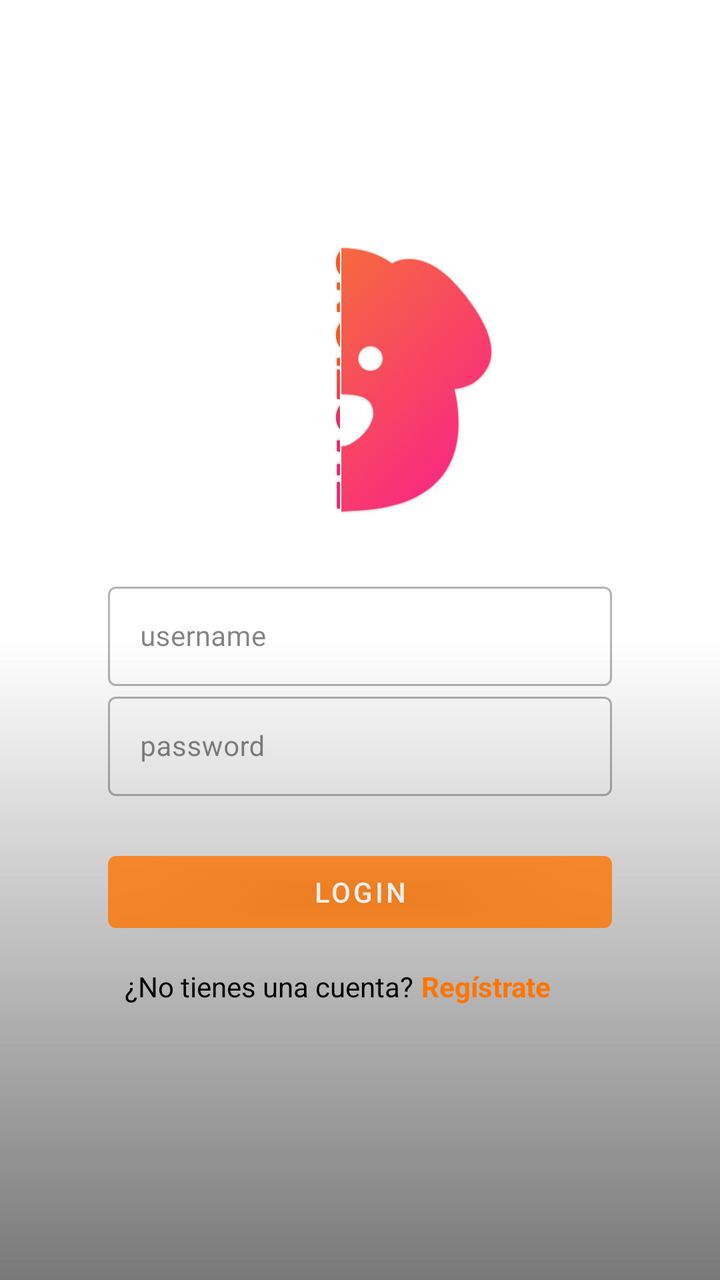
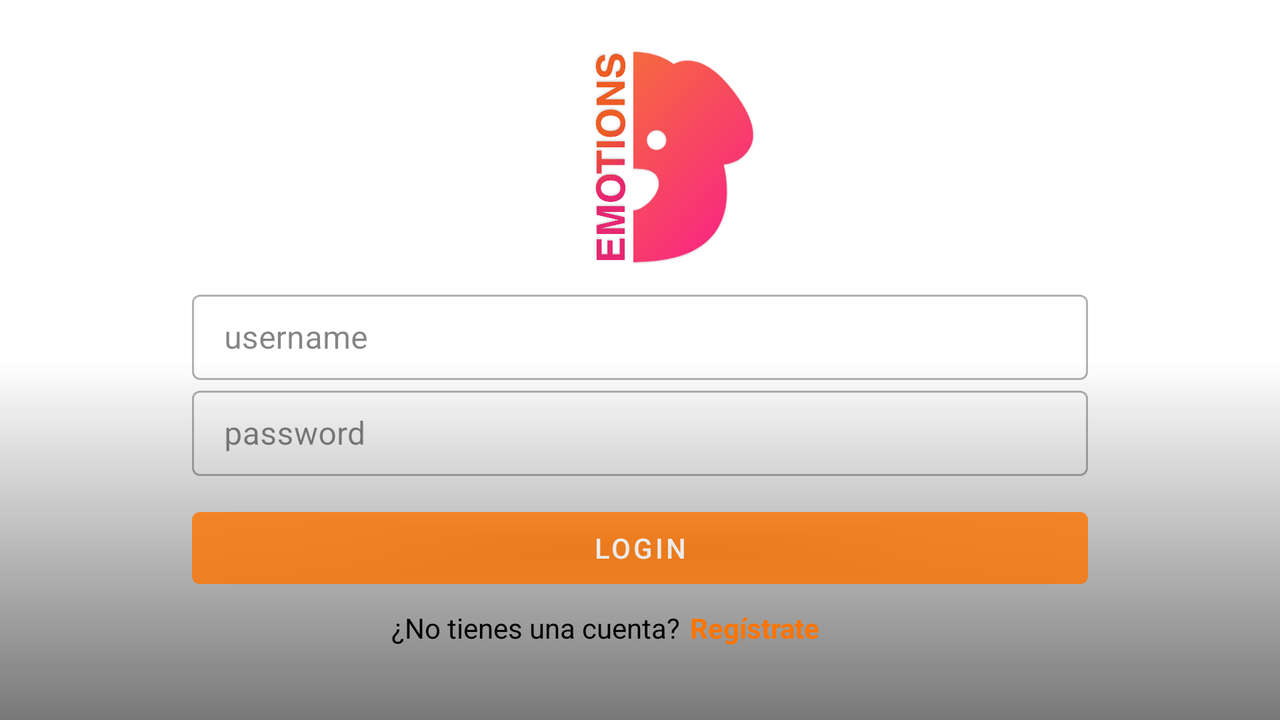

The same Android screen from two of the app's own layout files: first res/layout/ as a phone draws it, then the repository's variant for another configuration, drawn on a device whose configuration selects that folder. Both files follow.
<!-- AndroidManifest.xml: activity theme NoActionBar -->
<!-- res/layout/activity_login.xml -->
<?xml version="1.0" encoding="utf-8"?>
<androidx.constraintlayout.widget.ConstraintLayout xmlns:android="http://schemas.android.com/apk/res/android"
    xmlns:app="http://schemas.android.com/apk/res-auto"
    xmlns:tools="http://schemas.android.com/tools"
    android:layout_width="match_parent"
    android:layout_height="match_parent"
    tools:context=".LoginActivity">

    
    <VideoView
        android:id="@+id/back_login"
        android:layout_width="1000dp"
        android:layout_height="match_parent"
        app:layout_constraintBottom_toBottomOf="parent"
        app:layout_constraintEnd_toEndOf="parent"
        app:layout_constraintTop_toTopOf="parent"/>

    
    <View
        android:id="@+id/viewSplash"
        android:layout_width="match_parent"
        android:layout_height="match_parent"
        android:background="@drawable/scrim_login_signup"
        android:visibility="visible"
        app:layout_constraintBottom_toBottomOf="parent"
        app:layout_constraintEnd_toEndOf="parent"
        app:layout_constraintStart_toStartOf="parent"
        app:layout_constraintTop_toTopOf="parent" />


    
    <ImageView
        android:id="@+id/imageViewEmo"
        android:layout_width="225dp"
        android:layout_height="164dp"
        android:src="@drawable/mitad_emotions_circular"
        app:layout_constraintBottom_toBottomOf="parent"
        app:layout_constraintEnd_toEndOf="parent"
        app:layout_constraintHorizontal_bias="0.295"
        app:layout_constraintStart_toStartOf="parent"
        app:layout_constraintTop_toTopOf="parent"
        app:layout_constraintVertical_bias="0.225" />

    
    <ImageView
        android:id="@+id/imageViewDog"
        android:layout_width="212dp"
        android:layout_height="164dp"
        android:src="@drawable/mitad_dog_circular"
        app:layout_constraintBottom_toBottomOf="parent"
        app:layout_constraintEnd_toEndOf="parent"
        app:layout_constraintHorizontal_bias="0.728"
        app:layout_constraintStart_toStartOf="parent"
        app:layout_constraintTop_toTopOf="parent"
        app:layout_constraintVertical_bias="0.225" />

    
    <com.google.android.material.textfield.TextInputLayout
        android:id="@+id/usernameTIL"
        style="@style/Widget.MaterialComponents.TextInputLayout.OutlinedBox"
        android:layout_width="0dp"
        android:layout_height="55dp"
        android:alpha="0.8"
        android:hint="username"
        app:layout_constraintEnd_toEndOf="@id/guideLine2"
        app:layout_constraintStart_toStartOf="@id/guideLine"
        app:layout_constraintTop_toBottomOf="@+id/guideLineH">

        <com.google.android.material.textfield.TextInputEditText
            android:layout_width="match_parent"
            android:layout_height="wrap_content"
            android:textSize="14sp"
            android:inputType="text"/>
    </com.google.android.material.textfield.TextInputLayout>

    
    <com.google.android.material.textfield.TextInputLayout
        android:id="@+id/passwordTIL"
        style="@style/Widget.MaterialComponents.TextInputLayout.OutlinedBox"
        android:layout_width="0dp"
        android:layout_height="55dp"
        android:alpha="0.8"
        android:hint="password"
        app:layout_constraintEnd_toEndOf="@id/guideLine2"
        app:layout_constraintStart_toStartOf="@id/guideLine"
        app:layout_constraintTop_toBottomOf="@+id/usernameTIL">

        <com.google.android.material.textfield.TextInputEditText
            android:layout_width="match_parent"
            android:layout_height="wrap_content"
            android:textSize="14sp"
            android:inputType="textPassword" />

    </com.google.android.material.textfield.TextInputLayout>

    
    <com.google.android.material.button.MaterialButton
        android:id="@+id/bottomLogin"
        android:layout_width="0dp"
        android:layout_height="48dp"
        android:layout_marginTop="24dp"
        android:alpha="0.8"
        android:text="Login"
        style="@style/ButtonStraight"
        app:layout_constraintEnd_toEndOf="@id/guideLine2"
        app:layout_constraintHorizontal_bias="0.0"
        app:layout_constraintStart_toStartOf="@id/guideLine"
        app:layout_constraintTop_toBottomOf="@+id/passwordTIL">

    </com.google.android.material.button.MaterialButton>

    
    <androidx.constraintlayout.widget.Guideline
    android:id="@+id/guideLine"
    android:layout_width="wrap_content"
    android:layout_height="wrap_content"
    android:orientation="vertical"
    app:layout_constraintGuide_percent="0.15"
    ></androidx.constraintlayout.widget.Guideline>

    <androidx.constraintlayout.widget.Guideline
        android:id="@+id/guideLine2"
        android:layout_width="wrap_content"
        android:layout_height="wrap_content"
        android:orientation="vertical"
        app:layout_constraintGuide_percent="0.85"
        ></androidx.constraintlayout.widget.Guideline>

    <androidx.constraintlayout.widget.Guideline
        android:id="@+id/guideLineH"
        android:layout_width="wrap_content"
        android:layout_height="wrap_content"
        android:orientation="horizontal"
        app:layout_constraintGuide_percent="0.45"
        ></androidx.constraintlayout.widget.Guideline>

    <androidx.constraintlayout.widget.Guideline
        android:id="@+id/guideLineVideoL"
        android:layout_width="wrap_content"
        android:layout_height="wrap_content"
        android:orientation="vertical"
        app:layout_constraintGuide_percent="-0.70"></androidx.constraintlayout.widget.Guideline>

    <androidx.constraintlayout.widget.Guideline
        android:id="@+id/guideLineVideoR"
        android:layout_width="wrap_content"
        android:layout_height="wrap_content"
        android:orientation="vertical"
        app:layout_constraintGuide_percent="1.50"></androidx.constraintlayout.widget.Guideline>

    
    <TextView
        android:id="@+id/textRegistro"
        android:layout_width="wrap_content"
        android:layout_height="wrap_content"
        android:fontFamily="sans-serif"
        android:text="Regístrate"
        android:textColor="@color/colorAccent"
        android:textStyle="bold"
        app:layout_constraintBottom_toBottomOf="parent"
        app:layout_constraintEnd_toEndOf="@id/guideLine2"
        app:layout_constraintHorizontal_bias="0.837"
        app:layout_constraintStart_toStartOf="@id/guideLine"
        app:layout_constraintTop_toTopOf="parent"
        app:layout_constraintVertical_bias="0.779" />
    s
    <TextView
        android:id="@+id/textSinFuncion"
        android:layout_width="wrap_content"
        android:layout_height="wrap_content"
        android:fontFamily="sans-serif"
        android:text="¿No tienes una cuenta?"
        android:textColor="@color/black"
        app:layout_constraintBottom_toBottomOf="parent"
        app:layout_constraintEnd_toStartOf="@+id/textRegistro"
        app:layout_constraintHorizontal_bias="0.682"
        app:layout_constraintStart_toStartOf="@id/guideLine"
        app:layout_constraintTop_toTopOf="parent"
        app:layout_constraintVertical_bias="0.779" />

</androidx.constraintlayout.widget.ConstraintLayout>
<!-- resources referenced by this layout -->
<resources>
  <color name="black">#FF000000</color>
  <color name="colorAccent">#FF7400</color>
  <!-- drawable mitad_dog_circular: png bitmap (drawable-v24, 279041 bytes) -->
  <!-- drawable mitad_emotions_circular: png bitmap (drawable-v24, 278389 bytes) -->
  <!-- drawable scrim_login_signup (drawable-v24) -->
  <?xml version="1.0" encoding="utf-8"?>
  <shape android:shape="rectangle" xmlns:android="http://schemas.android.com/apk/res/android">
  <gradient
      android:angle="-90"
      android:startColor="#FFFFFFFF"
      android:centerColor="#ffFFFFFF"
      android:endColor="#0d000000"
      android:type="linear"/>
  </shape>
  <style name="ButtonStraight" parent="Widget.MaterialComponents.Button">
          <item name="backgroundTint">@color/statelist</item>
      </style>
  <style name="NoActionBar" parent="Theme.MaterialComponents.DayNight.NoActionBar">
          
          <item name="colorPrimary">@color/black</item>
          <item name="colorPrimaryVariant">@color/grey</item>
          <item name="colorOnPrimary">@color/white</item>
  
          
          <item name="colorSecondary">@color/teal_200</item>
          <item name="colorSecondaryVariant">@color/teal_700</item>
          <item name="colorOnSecondary">@color/black</item>
          
          <item name="android:statusBarColor" tools:targetApi="l">?attr/colorPrimaryVariant</item>
          
      </style>
  <color name="grey">#F0F0F0</color>
  <color name="white">#FFFFFFFF</color>
  <color name="teal_200">#FF03DAC5</color>
  <color name="teal_700">#FF018786</color>
</resources>
<!-- res/layout-land/activity_login.xml (the repository's variant of the layout above) -->
<!-- drawn on the phone turned sideways -->
<?xml version="1.0" encoding="utf-8"?>
<androidx.constraintlayout.widget.ConstraintLayout xmlns:android="http://schemas.android.com/apk/res/android"
    xmlns:app="http://schemas.android.com/apk/res-auto"
    xmlns:tools="http://schemas.android.com/tools"
    android:layout_width="match_parent"
    android:layout_height="match_parent"
    tools:context=".LoginActivity">

    
    <VideoView
        android:id="@+id/back_login"
        android:layout_width="match_parent"
        android:layout_height="480dp"
        app:layout_constraintBottom_toBottomOf="parent"
        app:layout_constraintEnd_toEndOf="parent"
        app:layout_constraintStart_toStartOf="parent"
        />

    
    <View
        android:id="@+id/viewSplash"
        android:layout_width="match_parent"
        android:layout_height="match_parent"
        android:background="@drawable/scrim_login_signup"
        android:visibility="visible"
        app:layout_constraintBottom_toBottomOf="parent"
        app:layout_constraintEnd_toEndOf="parent"
        app:layout_constraintStart_toStartOf="parent"
        app:layout_constraintTop_toTopOf="parent" />

    
    <ImageView
        android:id="@+id/imageViewEmo"
        android:layout_width="61dp"
        android:layout_height="131dp"
        android:src="@drawable/mitad_emotions_circular"
        app:layout_constraintBottom_toBottomOf="parent"
        app:layout_constraintEnd_toStartOf="@+id/imageViewDog"
        app:layout_constraintHorizontal_bias="1.0"
        app:layout_constraintStart_toStartOf="@+id/guideLineIconDogL"
        app:layout_constraintTop_toTopOf="parent"
        app:layout_constraintVertical_bias="0.057" />

    
    <ImageView
        android:id="@+id/imageViewDog"
        android:layout_width="70dp"
        android:layout_height="131dp"
        android:layout_marginStart="36dp"
        android:src="@drawable/mitad_dog_circular"
        app:layout_constraintBottom_toBottomOf="parent"
        app:layout_constraintEnd_toStartOf="@+id/guideLineIconR"
        app:layout_constraintStart_toStartOf="@+id/guideLineIconDogL"
        app:layout_constraintTop_toTopOf="parent"
        app:layout_constraintVertical_bias="0.054" />

    
    <com.google.android.material.textfield.TextInputLayout
        android:id="@+id/usernameTIL"
        style="@style/Widget.MaterialComponents.TextInputLayout.OutlinedBox"
        android:layout_width="0dp"
        android:layout_height="48dp"
        android:layout_marginTop="16dp"
        android:alpha="0.8"
        android:hint="username"
        app:layout_constraintEnd_toEndOf="@id/guideLine2"
        app:layout_constraintStart_toStartOf="@id/guideLine"
        app:layout_constraintTop_toBottomOf="@+id/guideLineH">

        <com.google.android.material.textfield.TextInputEditText
            android:layout_width="match_parent"
            android:layout_height="wrap_content"
            android:inputType="text" />
    </com.google.android.material.textfield.TextInputLayout>

    
    <com.google.android.material.textfield.TextInputLayout
        android:id="@+id/passwordTIL"
        style="@style/Widget.MaterialComponents.TextInputLayout.OutlinedBox"
        android:layout_width="0dp"
        android:layout_height="48dp"
        android:alpha="0.8"
        android:hint="password"
        app:layout_constraintEnd_toEndOf="@id/guideLine2"
        app:layout_constraintStart_toStartOf="@id/guideLine"
        app:layout_constraintTop_toBottomOf="@+id/usernameTIL">

        <com.google.android.material.textfield.TextInputEditText
            android:layout_width="match_parent"
            android:layout_height="wrap_content"
            android:inputType="textPassword" />

    </com.google.android.material.textfield.TextInputLayout>

    
    <com.google.android.material.button.MaterialButton
        android:id="@+id/bottomLogin"
        android:layout_width="0dp"
        android:layout_height="48dp"
        android:layout_marginTop="12dp"
        android:alpha="0.8"
        android:text="Login"
        style="@style/ButtonStraight"
        app:layout_constraintEnd_toEndOf="@id/guideLine2"
        app:layout_constraintStart_toStartOf="@id/guideLine"
        app:layout_constraintTop_toBottomOf="@+id/passwordTIL">

    </com.google.android.material.button.MaterialButton>

    
    <androidx.constraintlayout.widget.Guideline
        android:id="@+id/guideLine"
        android:layout_width="wrap_content"
        android:layout_height="wrap_content"
        android:orientation="vertical"
        app:layout_constraintGuide_percent="0.15"
        ></androidx.constraintlayout.widget.Guideline>

    <androidx.constraintlayout.widget.Guideline
        android:id="@+id/guideLine2"
        android:layout_width="wrap_content"
        android:layout_height="wrap_content"
        android:orientation="vertical"
        app:layout_constraintGuide_percent="0.85"></androidx.constraintlayout.widget.Guideline>

    <androidx.constraintlayout.widget.Guideline
        android:id="@+id/guideLineIconL"
        android:layout_width="wrap_content"
        android:layout_height="wrap_content"
        android:orientation="vertical"
        app:layout_constraintGuide_percent="0.335"></androidx.constraintlayout.widget.Guideline>

    <androidx.constraintlayout.widget.Guideline
        android:id="@+id/guideLineIconR"
        android:layout_width="wrap_content"
        android:layout_height="wrap_content"
        android:orientation="vertical"
        app:layout_constraintGuide_percent="0.64"></androidx.constraintlayout.widget.Guideline>

    <androidx.constraintlayout.widget.Guideline
        android:id="@+id/guideLineIconEmoR"
        android:layout_width="wrap_content"
        android:layout_height="wrap_content"
        android:orientation="vertical"
        app:layout_constraintGuide_percent="0.60"></androidx.constraintlayout.widget.Guideline>

    <androidx.constraintlayout.widget.Guideline
        android:id="@+id/guideLineIconDogL"
        android:layout_width="wrap_content"
        android:layout_height="wrap_content"
        android:orientation="vertical"
        app:layout_constraintGuide_percent="0.4"></androidx.constraintlayout.widget.Guideline>


    <androidx.constraintlayout.widget.Guideline
        android:id="@+id/guideLineH"
        android:layout_width="wrap_content"
        android:layout_height="wrap_content"
        android:orientation="horizontal"
        app:layout_constraintGuide_percent="0.35"
        ></androidx.constraintlayout.widget.Guideline>

    
    <TextView
        android:id="@+id/textRegistro"
        android:layout_width="wrap_content"
        android:layout_height="wrap_content"
        android:text="Regístrate"
        android:textColor="@color/colorAccent"
        android:textStyle="bold"
        app:layout_constraintBottom_toBottomOf="parent"
        app:layout_constraintEnd_toEndOf="@id/guideLine2"
        app:layout_constraintHorizontal_bias="0.65"
        app:layout_constraintStart_toStartOf="@id/guideLine"
        app:layout_constraintTop_toTopOf="parent"
        app:layout_constraintVertical_bias="0.892" />

    <TextView
        android:id="@+id/textSinFuncion"
        android:layout_width="wrap_content"
        android:layout_height="wrap_content"
        android:text="¿No tienes una cuenta?"
        android:textColor="@color/black"
        app:layout_constraintBottom_toBottomOf="parent"
        app:layout_constraintEnd_toStartOf="@+id/textRegistro"
        app:layout_constraintHorizontal_bias="0.951"
        app:layout_constraintStart_toStartOf="@id/guideLine"
        app:layout_constraintTop_toTopOf="parent"
        app:layout_constraintVertical_bias="0.892" />

</androidx.constraintlayout.widget.ConstraintLayout>
